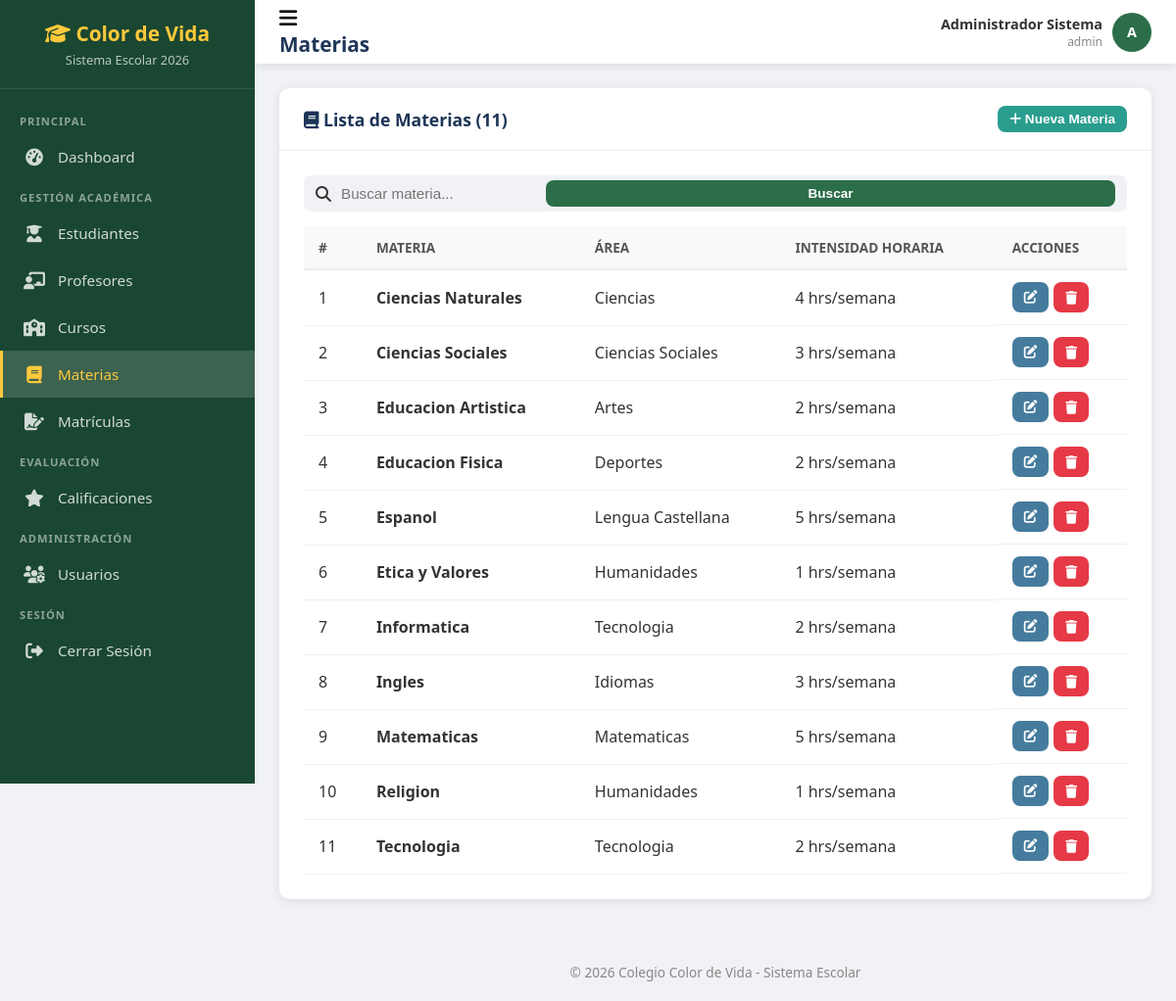
The app's page /materias.php (signed in) with its own data.
### tables this page shows
CREATE TABLE `materias` (
  `id` int(11) NOT NULL AUTO_INCREMENT,
  `nombre` varchar(100) NOT NULL,
  `area` varchar(100) DEFAULT NULL,
  `intensidad_horaria` int(11) DEFAULT 0,
  `activo` tinyint(1) DEFAULT 1,
  PRIMARY KEY (`id`)
);

### materias.php (the view, shortened to what this page needs)
<?php
require_once 'includes/header.php';
require_once 'includes/db.php';
$buscar = trim($_GET['buscar'] ?? '');
$where = $buscar ? "WHERE m.activo=1 AND (m.nombre LIKE ? OR m.area LIKE ?)" : "WHERE m.activo=1";
$params = $buscar ? ["%$buscar%","%$buscar%"] : [];
$stmt = $pdo->prepare("SELECT m.* FROM materias m $where ORDER BY m.nombre");
$stmt->execute($params);
$materias = $stmt->fetchAll();
?>
<div class="card">
    <div class="card-header">
        <h2><i class="fas fa-book"></i> Lista de Materias (<?= count($materias) ?>)</h2>
        <button class="btn btn-success btn-sm" onclick="openModal('modal-nuevo')">
            <i class="fas fa-plus"></i> Nueva Materia
        </button>
    </div>
    <div class="card-body">
        <form method="GET" class="search-box">
            <i class="fas fa-search"></i>
            <input type="text" name="buscar" placeholder="Buscar materia..." value="<?= htmlspecialchars($buscar) ?>">
            <button type="submit" class="btn btn-sm btn-primary">Buscar</button>
        </form>
        <div class="table-responsive">
            <table>
                <thead>
                    <tr>
                        <th>#</th>
                        <th>Materia</th>
                        <th>Área</th>
                        <th>Intensidad Horaria</th>
                        <th>Acciones</th>
                    </tr>
                </thead>
                <tbody>
                    <?php foreach ($materias as $i => $m): ?>
                    <tr>
                        <td><?= $i + 1 ?></td>
                        <td><strong><?= htmlspecialchars($m['nombre']) ?></strong></td>
                        <td><?= htmlspecialchars($m['area'] ?? '-') ?></td>
                        <td><?= $m['intensidad_horaria'] ?> hrs/semana</td>
                        <td class="actions">
                            <button class="btn btn-sm btn-info" onclick='openEditModal(<?= json_encode($m) ?>)' title="Editar"><i class="fas fa-edit"></i></button>
                            <a href="?delete=<?= $m['id'] ?>" class="btn btn-sm btn-danger" onclick="return confirm('¿Desactivar esta materia?')" title="Desactivar"><i class="fas fa-trash"></i></a>
                        </td>
                    </tr>
                    <?php endforeach; ?>
                </tbody>
            </table>
        </div>
    </div>
</div>
<?php require_once 'includes/footer.php'; ?>

### css/estilos.css (style rules this page uses)
:root { --primary: #2c6e49; --primary-dark: #1a4731; --primary-light: #4c956c; --secondary: #fefee3; --accent: #ffc93c; --danger: #e63946; --warning: #f4a261; --info: #457b9d; --dark: #1d3557; --light: #f1faee; --sidebar-width: 260px; --header-height: 65px; --shadow: 0 2px 10px rgba(0,0,0,0.1); --radius: 10px; }
* { margin: 0; padding: 0; box-sizing: border-box; }
body { font-family: 'Segoe UI', Tahoma, Geneva, Verdana, sans-serif; background-color: #f0f2f5; color: #333; min-height: 100vh; }
.btn { display: inline-block; padding: 12px 24px; border: none; border-radius: 8px; cursor: pointer; font-size: 1rem; font-weight: 600; text-decoration: none; transition: all 0.3s; text-align: center; }
.btn-primary { background: var(--primary); color: white; width: 100%; }
.btn-danger { background: var(--danger); color: white; }
.btn-info { background: var(--info); color: white; }
.btn-success { background: #2a9d8f; color: white; }
.btn-sm { padding: 6px 12px; font-size: 0.85rem; }
.card { background: white; border-radius: var(--radius); box-shadow: var(--shadow); margin-bottom: 20px; }
.card-header { padding: 18px 25px; border-bottom: 1px solid #eee; display: flex; align-items: center; justify-content: space-between; }
.card-header h2 { font-size: 1.1rem; color: var(--dark); }
.card-body { padding: 25px; }
.table-responsive { overflow-x: auto; }
table { width: 100%; border-collapse: collapse; }
table th { background: #f8f9fa; padding: 12px 15px; text-align: left; font-weight: 600; color: #555; font-size: 0.85rem; text-transform: uppercase; border-bottom: 2px solid #e9ecef; }
table td { padding: 12px 15px; border-bottom: 1px solid #f0f0f0; vertical-align: middle; }
.actions { display: flex; gap: 5px; }
.search-box { display: flex; align-items: center; background: #f0f2f5; border-radius: 8px; padding: 0 12px; margin-bottom: 15px; }
.search-box input { border: none; background: none; padding: 10px; flex: 1; font-size: 0.95rem; }

### records on screen
materias: nombre "Ciencias Naturales", area "Ciencias", intensidad_horaria "4"
materias: nombre "Ciencias Sociales", area "Ciencias Sociales", intensidad_horaria "3"
materias: nombre "Educacion Artistica", area "Artes", intensidad_horaria "2"
materias: nombre "Educacion Fisica", area "Deportes", intensidad_horaria "2"
materias: nombre "Espanol", area "Lengua Castellana", intensidad_horaria "5"
materias: nombre "Etica y Valores", area "Humanidades", intensidad_horaria "1"
materias: nombre "Informatica", area "Tecnologia", intensidad_horaria "2"
materias: nombre "Ingles", area "Idiomas", intensidad_horaria "3"
materias: nombre "Matematicas", area "Matematicas", intensidad_horaria "5"
materias: nombre "Religion", area "Humanidades", intensidad_horaria "1"
materias: nombre "Tecnologia", area "Tecnologia", intensidad_horaria "2"

### other values on screen
$pagina_titulo "Materias"
$nombre_usuario "Administrador Sistema"
$rol_usuario "admin"
$inicial "A"
count($materias) "11"
